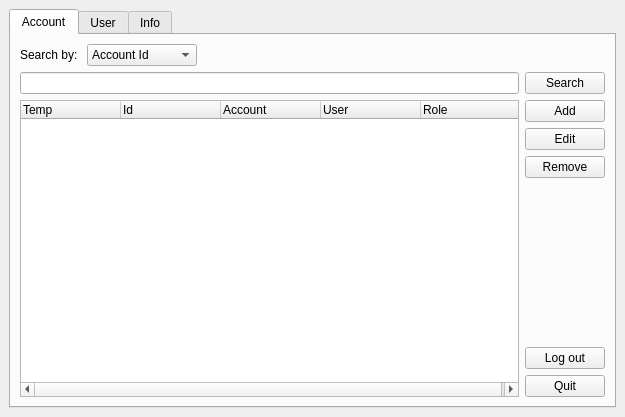
<?xml version="1.0" encoding="UTF-8"?>
<ui version="4.0">
 <class>GuiManager</class>
 <widget class="QMainWindow" name="GuiManager">
  <property name="geometry">
   <rect>
    <x>0</x>
    <y>0</y>
    <width>625</width>
    <height>417</height>
   </rect>
  </property>
  <property name="windowTitle">
   <string>MainWindow</string>
  </property>
  <widget class="QWidget" name="centralwidget">
   <layout class="QHBoxLayout" name="horizontalLayout">
    <item>
     <widget class="QTabWidget" name="tabWidget">
      <property name="currentIndex">
       <number>0</number>
      </property>
      <widget class="QWidget" name="tabAccount">
       <attribute name="title">
        <string>Account</string>
       </attribute>
       <layout class="QVBoxLayout" name="verticalLayout_7">
        <item>
         <layout class="QHBoxLayout" name="horizontalLayout_2">
          <item>
           <widget class="QLabel" name="lSearch">
            <property name="text">
             <string>Search by: </string>
            </property>
           </widget>
          </item>
          <item>
           <widget class="QComboBox" name="searchAccBy">
            <item>
             <property name="text">
              <string>Account Id</string>
             </property>
            </item>
            <item>
             <property name="text">
              <string>Account Name</string>
             </property>
            </item>
            <item>
             <property name="text">
              <string>User Name</string>
             </property>
            </item>
           </widget>
          </item>
          <item>
           <spacer name="horizontalSpacer_3">
            <property name="orientation">
             <enum>Qt::Horizontal</enum>
            </property>
            <property name="sizeHint" stdset="0">
             <size>
              <width>40</width>
              <height>20</height>
             </size>
            </property>
           </spacer>
          </item>
         </layout>
        </item>
        <item>
         <layout class="QHBoxLayout" name="horizontalLayout_3">
          <item>
           <widget class="QLineEdit" name="searchAccInput"/>
          </item>
          <item>
           <widget class="QPushButton" name="bSearchAcc">
            <property name="text">
             <string>Search</string>
            </property>
           </widget>
          </item>
         </layout>
        </item>
        <item>
         <layout class="QHBoxLayout" name="horizontalLayout_6">
          <item>
           <widget class="QTreeWidget" name="listAccount">
            <column>
             <property name="text">
              <string notr="true">Temp</string>
             </property>
            </column>
            <column>
             <property name="text">
              <string>Id</string>
             </property>
            </column>
            <column>
             <property name="text">
              <string>Account</string>
             </property>
            </column>
            <column>
             <property name="text">
              <string>User</string>
             </property>
            </column>
            <column>
             <property name="text">
              <string>Role</string>
             </property>
            </column>
           </widget>
          </item>
          <item>
           <layout class="QVBoxLayout" name="verticalLayout_6">
            <item>
             <layout class="QVBoxLayout" name="verticalLayout_2">
              <item>
               <widget class="QPushButton" name="bAddAcc">
                <property name="text">
                 <string>Add</string>
                </property>
               </widget>
              </item>
              <item>
               <widget class="QPushButton" name="bEditAcc">
                <property name="text">
                 <string>Edit</string>
                </property>
               </widget>
              </item>
              <item>
               <widget class="QPushButton" name="bRemoveAcc">
                <property name="text">
                 <string>Remove</string>
                </property>
               </widget>
              </item>
             </layout>
            </item>
            <item>
             <spacer name="verticalSpacer">
              <property name="orientation">
               <enum>Qt::Vertical</enum>
              </property>
              <property name="sizeHint" stdset="0">
               <size>
                <width>20</width>
                <height>40</height>
               </size>
              </property>
             </spacer>
            </item>
            <item>
             <layout class="QVBoxLayout" name="verticalLayout_5">
              <item>
               <widget class="QPushButton" name="bLogout1">
                <property name="text">
                 <string>Log out</string>
                </property>
               </widget>
              </item>
              <item>
               <widget class="QPushButton" name="bQuit1">
                <property name="text">
                 <string>Quit</string>
                </property>
               </widget>
              </item>
             </layout>
            </item>
           </layout>
          </item>
         </layout>
        </item>
       </layout>
      </widget>
      <widget class="QWidget" name="tabUser">
       <attribute name="title">
        <string>User</string>
       </attribute>
       <layout class="QVBoxLayout" name="verticalLayout_11">
        <item>
         <layout class="QHBoxLayout" name="horizontalLayout_9">
          <item>
           <widget class="QLabel" name="lSearchUser">
            <property name="text">
             <string>Search by: </string>
            </property>
           </widget>
          </item>
          <item>
           <widget class="QComboBox" name="searchUserBy"/>
          </item>
          <item>
           <spacer name="horizontalSpacer_4">
            <property name="orientation">
             <enum>Qt::Horizontal</enum>
            </property>
            <property name="sizeHint" stdset="0">
             <size>
              <width>40</width>
              <height>20</height>
             </size>
            </property>
           </spacer>
          </item>
         </layout>
        </item>
        <item>
         <layout class="QHBoxLayout" name="horizontalLayout_8">
          <item>
           <widget class="QLineEdit" name="searchUserInput"/>
          </item>
          <item>
           <widget class="QPushButton" name="bSearchUser">
            <property name="text">
             <string>Search</string>
            </property>
           </widget>
          </item>
         </layout>
        </item>
        <item>
         <layout class="QHBoxLayout" name="horizontalLayout_7">
          <item>
           <widget class="QTreeWidget" name="listUser">
            <column>
             <property name="text">
              <string notr="true">1</string>
             </property>
            </column>
           </widget>
          </item>
          <item>
           <layout class="QVBoxLayout" name="verticalLayout_8">
            <item>
             <layout class="QVBoxLayout" name="verticalLayout_9">
              <item>
               <widget class="QPushButton" name="bAddUser">
                <property name="text">
                 <string>Add</string>
                </property>
               </widget>
              </item>
              <item>
               <widget class="QPushButton" name="bEditUser">
                <property name="text">
                 <string>Edit</string>
                </property>
               </widget>
              </item>
              <item>
               <widget class="QPushButton" name="bRemoveUser">
                <property name="text">
                 <string>Remove</string>
                </property>
               </widget>
              </item>
             </layout>
            </item>
            <item>
             <spacer name="verticalSpacer_4">
              <property name="orientation">
               <enum>Qt::Vertical</enum>
              </property>
              <property name="sizeHint" stdset="0">
               <size>
                <width>20</width>
                <height>40</height>
               </size>
              </property>
             </spacer>
            </item>
            <item>
             <layout class="QVBoxLayout" name="verticalLayout_10">
              <item>
               <widget class="QPushButton" name="bLogout2">
                <property name="text">
                 <string>Log out</string>
                </property>
               </widget>
              </item>
              <item>
               <widget class="QPushButton" name="bQuit2">
                <property name="text">
                 <string>Quit</string>
                </property>
               </widget>
              </item>
             </layout>
            </item>
           </layout>
          </item>
         </layout>
        </item>
       </layout>
      </widget>
      <widget class="QWidget" name="tabInfo">
       <attribute name="title">
        <string>Info</string>
       </attribute>
       <layout class="QVBoxLayout" name="verticalLayout">
        <item>
         <widget class="QLabel" name="labelInformation">
          <property name="font">
           <font>
            <pointsize>20</pointsize>
           </font>
          </property>
          <property name="text">
           <string>Infomation</string>
          </property>
         </widget>
        </item>
        <item>
         <layout class="QHBoxLayout" name="horizontalLayout_4">
          <item>
           <layout class="QVBoxLayout" name="verticalLayout_3">
            <item>
             <widget class="QLabel" name="lFullName">
              <property name="text">
               <string>Full Name</string>
              </property>
             </widget>
            </item>
            <item>
             <widget class="QLabel" name="lDoB">
              <property name="text">
               <string>Birth Day</string>
              </property>
             </widget>
            </item>
            <item>
             <widget class="QLabel" name="lEmail">
              <property name="text">
               <string>Email</string>
              </property>
             </widget>
            </item>
            <item>
             <widget class="QLabel" name="lJob">
              <property name="text">
               <string>Job</string>
              </property>
             </widget>
            </item>
            <item>
             <widget class="QLabel" name="lAccount">
              <property name="text">
               <string>Account</string>
              </property>
             </widget>
            </item>
            <item>
             <widget class="QLabel" name="lRole">
              <property name="text">
               <string>Role</string>
              </property>
             </widget>
            </item>
            <item>
             <widget class="QLabel" name="lStatus">
              <property name="text">
               <string>Status</string>
              </property>
             </widget>
            </item>
            <item>
             <spacer name="verticalSpacer_2">
              <property name="orientation">
               <enum>Qt::Vertical</enum>
              </property>
              <property name="sizeHint" stdset="0">
               <size>
                <width>20</width>
                <height>40</height>
               </size>
              </property>
             </spacer>
            </item>
           </layout>
          </item>
          <item>
           <spacer name="horizontalSpacer">
            <property name="orientation">
             <enum>Qt::Horizontal</enum>
            </property>
            <property name="sizeHint" stdset="0">
             <size>
              <width>40</width>
              <height>20</height>
             </size>
            </property>
           </spacer>
          </item>
          <item>
           <layout class="QVBoxLayout" name="verticalLayout_4">
            <item>
             <widget class="QPushButton" name="butLogout3">
              <property name="text">
               <string>Log out</string>
              </property>
             </widget>
            </item>
            <item>
             <widget class="QPushButton" name="butQuit3">
              <property name="text">
               <string>Quit</string>
              </property>
             </widget>
            </item>
            <item>
             <spacer name="verticalSpacer_3">
              <property name="orientation">
               <enum>Qt::Vertical</enum>
              </property>
              <property name="sizeHint" stdset="0">
               <size>
                <width>20</width>
                <height>40</height>
               </size>
              </property>
             </spacer>
            </item>
           </layout>
          </item>
         </layout>
        </item>
        <item>
         <layout class="QHBoxLayout" name="horizontalLayout_5">
          <item>
           <widget class="QPushButton" name="butChangePassword">
            <property name="text">
             <string>Change Password</string>
            </property>
           </widget>
          </item>
          <item>
           <spacer name="horizontalSpacer_2">
            <property name="orientation">
             <enum>Qt::Horizontal</enum>
            </property>
            <property name="sizeHint" stdset="0">
             <size>
              <width>40</width>
              <height>20</height>
             </size>
            </property>
           </spacer>
          </item>
         </layout>
        </item>
       </layout>
      </widget>
     </widget>
    </item>
   </layout>
  </widget>
 </widget>
 <resources/>
 <connections/>
</ui>
